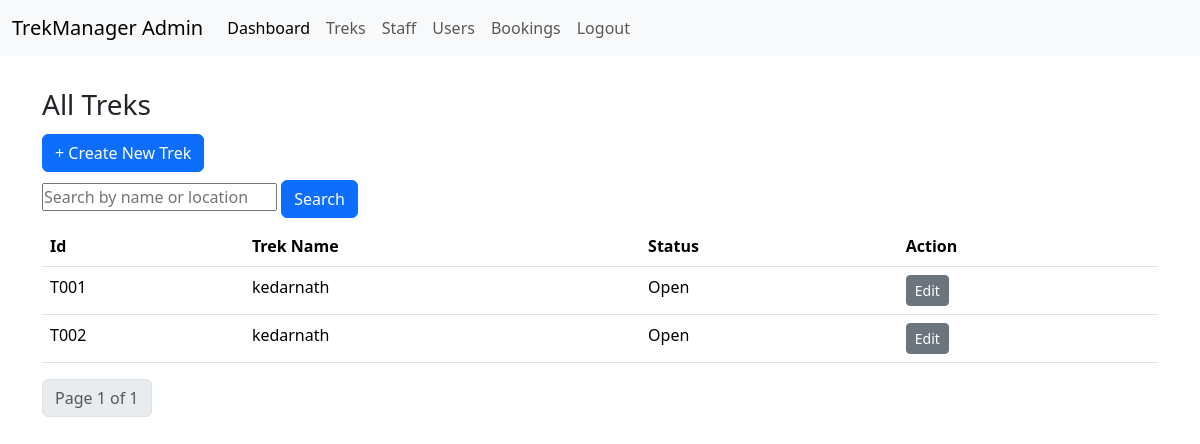
The page /admin/treks (signed in) on the database as committed earlier.
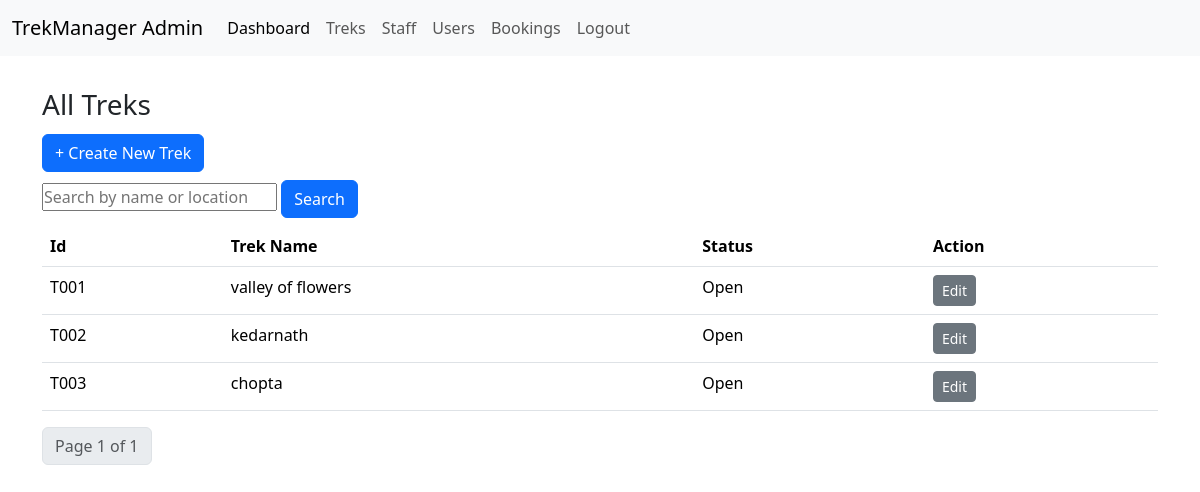
The same page on the database as committed later.
### application/models.py (models this page shows)
class Treks(db.Model):
    __tablename__ = "treks"
    id = db.Column(db.Integer, primary_key=True)
    trek_name = db.Column(db.String(255), nullable=False)
    location = db.Column(db.String(100), nullable=False)
    cost = db.Column(db.Integer)
    difficulty = db.Column(db.String(20))
    start_date = db.Column(db.DateTime, nullable=False)
    end_date = db.Column(db.DateTime, nullable=False)
    max_capacity = db.Column(db.Integer, nullable=False)
    available_slots = db.Column(db.Integer, nullable=False)
    meeting_point = db.Column(db.String(150))
    description = db.Column(db.Text)
    status = db.Column(db.String(20), default="Pending")
    image_filename = db.Column(db.String(255))
    progress = db.Column(db.String(20), default="Not Started")
    staff_notes = db.Column(db.Text)
    assigned_staff_id = db.Column(db.Integer, db.ForeignKey("staffs.id"))
    assigned_staff = db.relationship("Staffs", backref="assigned_treks")

### application/app.py (the view, shortened to what this page needs)
    @app.route("/admin/treks")
    @login_required
    @admin_required
    def manage_treks():
        search_query= request.args.get("q","")
        page = request.args.get("page",1,type=int)
        query =Treks.query
        pagination=query.paginate(page=page,per_page=5,error_out=False)
        return render_template("admin/treks.html", treks=pagination.items,pagination=pagination, search_query=search_query)

### application/helpers.py (called while the page is built)
def admin_required(f):
    @wraps(f)
    def wrapper(*args, **kwargs):
        if not current_user.is_authenticated or not isinstance(current_user, Admins):
            abort(403)
        return f(*args, **kwargs)
    return wrapper

### templates/admin/treks.html (shortened to what this page needs)
{% extends "admin/layout_admin.html" %}
{% block main %}
<div class="container mt-2">
    <h3>All Treks</h3>
    <a href="{{ url_for('create_trek') }}" class="btn btn-primary mb-2 mt-1">+ Create New Trek</a>
    <form method="GET" class="mb-2">
        <input type="text" name="q" value="{{ search_query }}" placeholder="Search by name or location">
        <button class="btn btn-primary">Search</button>
    </form>
    <table class="table">
        <thead>
            <tr>
                <th>Id</th>
                <th>Trek Name</th>
                <th>Status</th>
                <th>Action</th>
            </tr>
        </thead>
        <tbody>
            {% for trek in treks %}
            <tr>
                <td>T{{ "%03d"|format(trek.id) }}</td>
                <td>{{ trek.trek_name }}</td>
                <td>{{ trek.status }}</td>
                <td><a href="{{ url_for('edit_trek', trek_id=trek.id) }}" class="btn btn-sm btn-secondary">Edit</a></td>
            </tr>
            {% endfor %}
        </tbody>
    </table>
    <nav>
        <ul class="pagination">
            <li class="page-item disabled"><span class="page-link">Page {{ pagination.page }} of {{ pagination.pages
                    }}</span></li>
        </ul>
    </nav>
    {% endblock %}

Rows that differ between the two databases and show on the page:
changed Treks "001": trek_name "kedarnath" → "valley of flowers"
added Treks: id "003", trek_name "chopta", status "Open"
